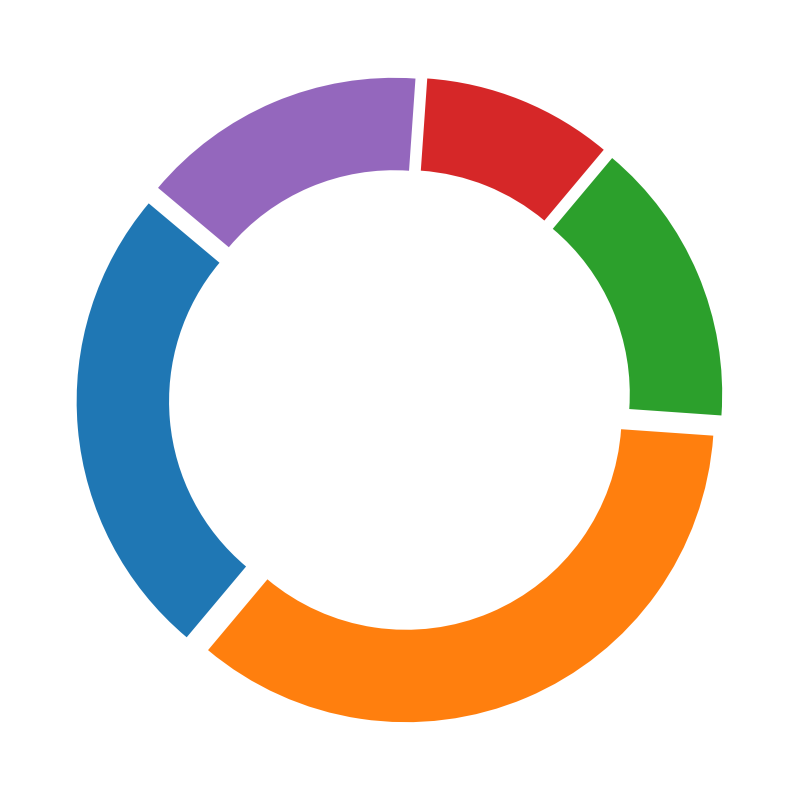

Reproduce this figure in Python.
import matplotlib.pyplot as plt
import numpy as np

percentages = [25, 35, 15, 10, 15]
colors = ['#1f77b4', '#ff7f0e', '#2ca02c', '#d62728', '#9467bd']

fig, ax = plt.subplots(figsize=(8, 8), subplot_kw=dict(aspect="equal"))

wedges, _ = ax.pie(percentages, startangle=140, colors=colors, pctdistance=0.85,
                   wedgeprops=dict(width=0.3), explode=(0.05, 0.05, 0.05, 0.05, 0.05))

centre_circle = plt.Circle((0, 0), 0.70, fc='white')
fig.gca().add_artist(centre_circle)

plt.tight_layout()
plt.show()
